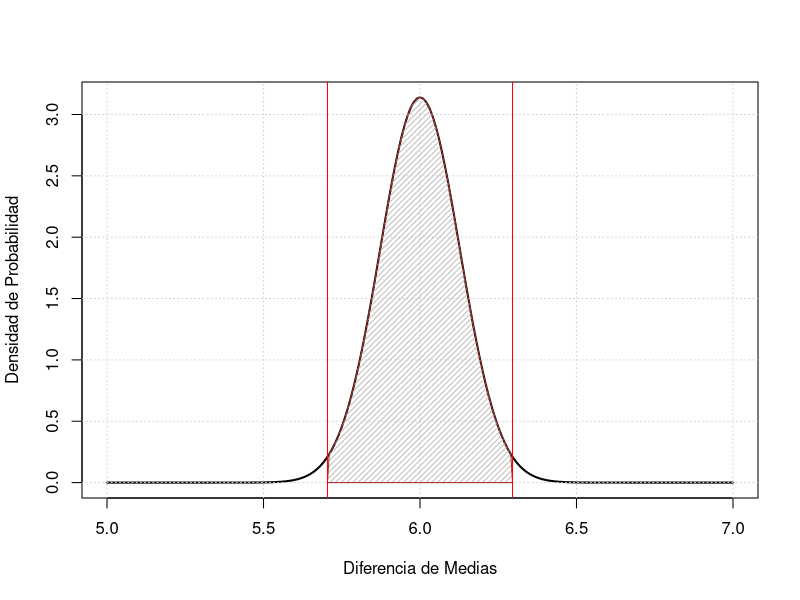

The R source for this figure:
## ---- chunk 1
knitr::opts_chunk$set(echo = TRUE)
## ---- chunk 2
setwd(".")
library(knitr)
## ---- chunk 3
x<-seq(5,7,0.01)
s1<-1.1
s2<-0.9
n1<-100
n2<-200
Alfa<-0.02
DPx<-dnorm(x,6,sqrt((s1^2/n1)+(s2^2/n2)))
plot(x,DPx,type="l",col="black", lwd=2,ylab="Densidad de Probabilidad",xlab="Diferencia de Medias")
grid()
dcha<-(Alfa/2)
xliminf<-qnorm(dcha,6,sqrt((s1^2/n1)+(s2^2/n2)))
izqda<-(1-Alfa/2)
xlimsup<-qnorm(izqda,6,sqrt((s1^2/n1)+(s2^2/n2)))
xv<-x[x>=xliminf & x <=xlimsup]
yv<-DPx[x>=xliminf & x <=xlimsup]

xv<-c(xv,xlimsup,xliminf)
yv<-c(yv,DPx[1],DPx[1])
polygon(xv,yv,col="grey",density=25,border="brown")
abline(v=xliminf, col="red")
abline(v=xlimsup, col="red")
## ---- chunk 4
xliminf
xlimsup
